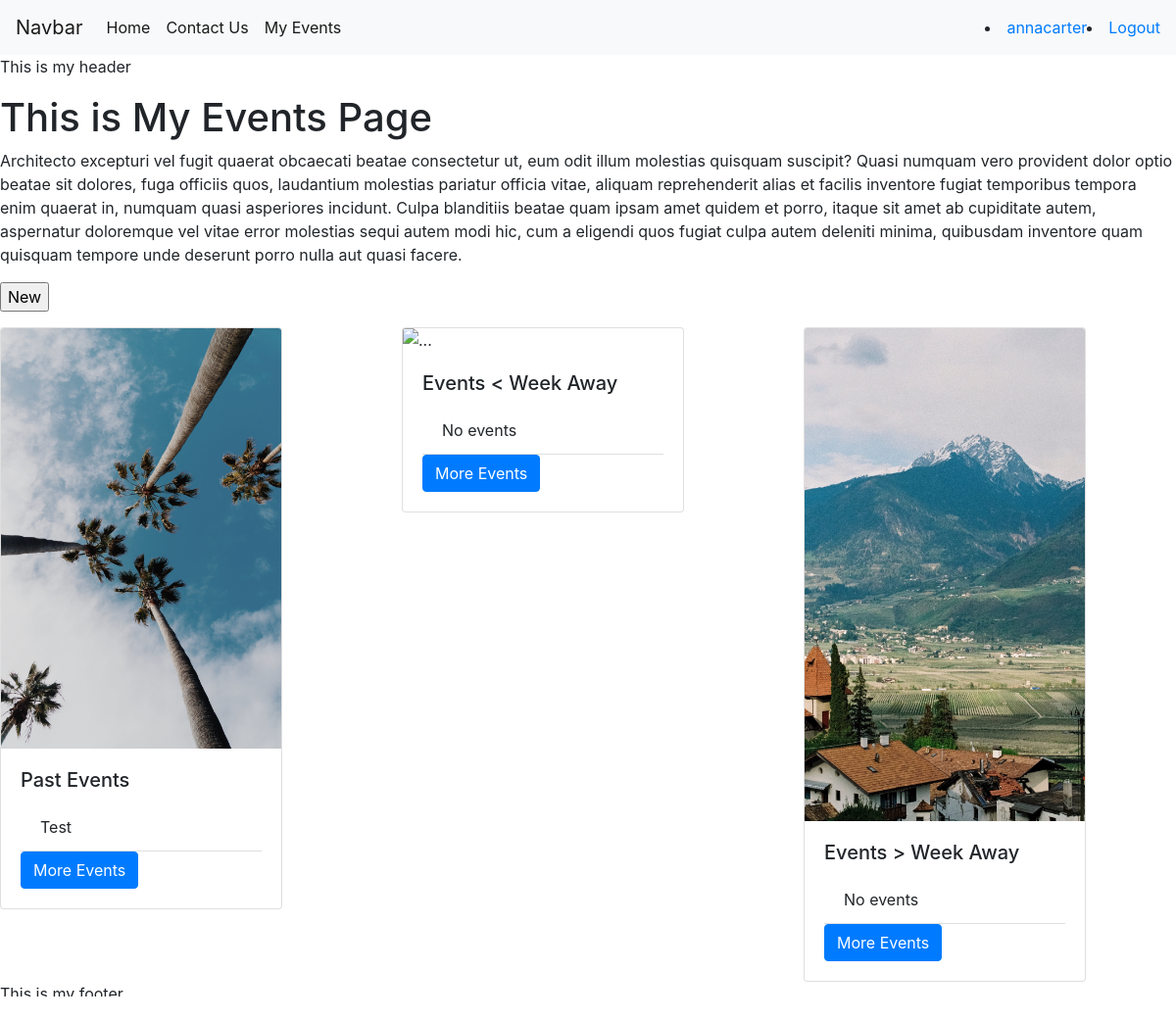
Page /events/ (signed in) on the earlier database version.
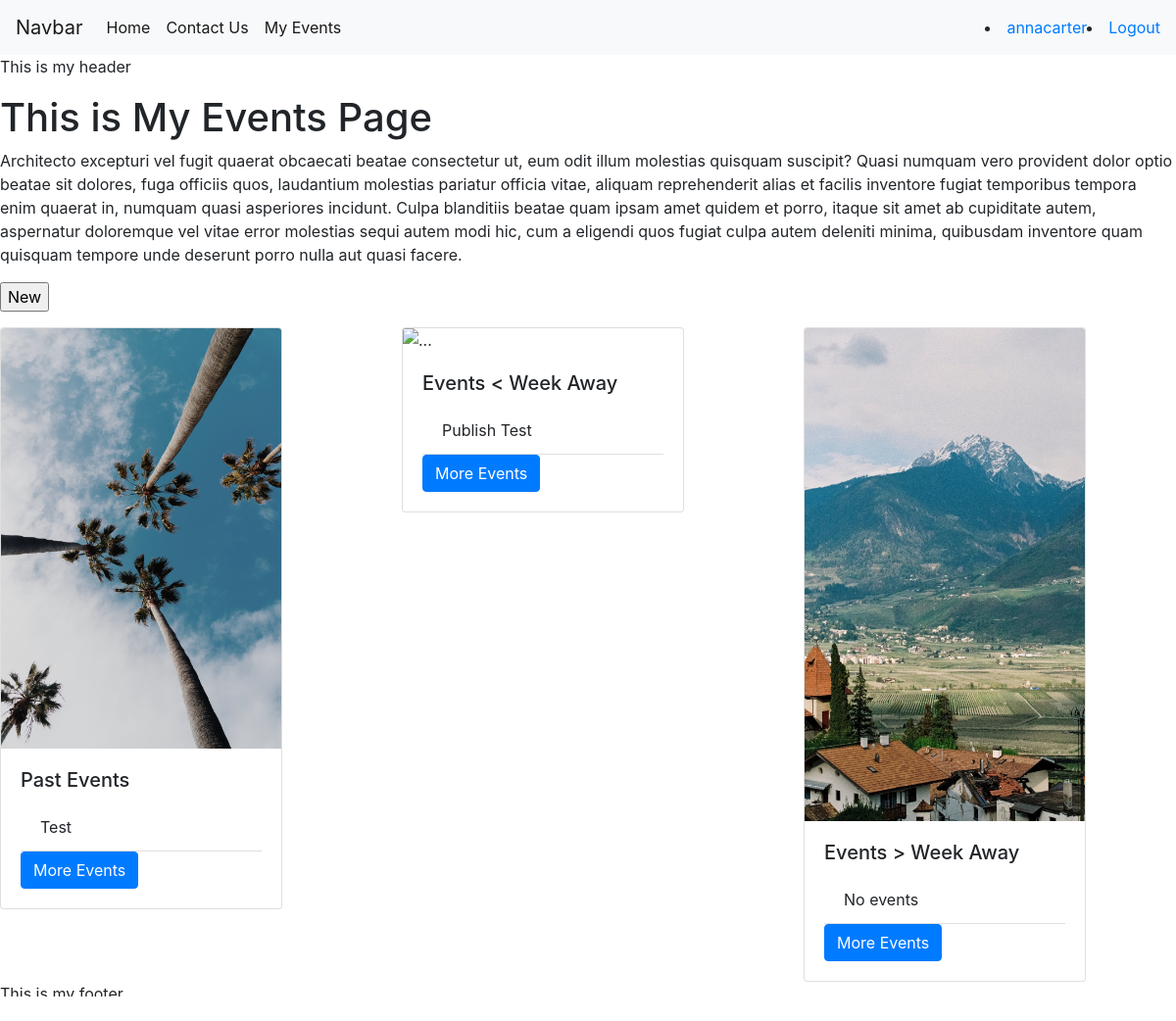
Same page on the later database version.
### events/models.py (models this page shows)
class Event(models.Model):
 title = models.CharField(blank=False, max_length = 128, unique=True)
 description = models.TextField(blank=False)
 date = models.DateField(default=date.today, blank=False, validators=[MinValueValidator(limit_value=date.today)])
 publish = models.BooleanField(default=False)
 author = models.ForeignKey(User, on_delete=models.SET_NULL, null=True, blank=True)
 def __str__(self):
    return self.title
 class Meta:
  indexes = [models.Index(fields=['title']), ]

### events/views.py (the view)
# urls.py: path('', views.events_index_view, name='events_index'),
@login_required
def events_index_view(request):
    context = {}
    if is_admin(request.user):
        context["events_past"] = Event.objects.filter(date__lt = timezone.now())
        context["events_week"] = Event.objects.filter(date__range = [timezone.now(), timezone.now()+timedelta(days=7)])
        context["events_future"] = Event.objects.filter(date__gt = timezone.now()+timedelta(days=7))
    else:
        context["events_past"] = Event.objects.filter(author=request.user, date__lt = timezone.now())
        context["events_week"] = Event.objects.filter(author=request.user, date__range = [timezone.now(), timezone.now()+timedelta(days=7)])
        context["events_future"] = Event.objects.filter(author=request.user, date__gt = timezone.now()+timedelta(days=7))
    return render(request, 'events/index.html', context)

### events/views.py (called while the page is built)
def is_admin(user):
    return user.groups.filter(name='EventsAdminUsers').exists()

### events/templates/events/index.html (shortened to what this page needs)
{% extends "base.html" %}
{% load static %}
 {% block content %}
<h1>This is My Events Page</h1>
<div>
<p>{% lorem 1 b random %}<p>
<input type="button" onclick="location.href='{% url 'events_new'%}';" value="New">
<div class="group-of-cards row row-cols-1 row-cols-md-3 g-4">
    <div class="col">
    <div class="card" style="width: 18rem;">
        <img src="{% static "images/beach1.jpg" %}" class="card-img-top" alt="...">
        <div class="card-body">
          <h5 class="card-title">Past Events</h5>
          <ul class="list-group list-group-flush">
            {% if events_past|length == 0 %}
            <li class="list-group-item">No events</li>
            {% else %}
            <li class="list-group-item">{{ events_past.0 }}</li>
            {% endif %}
          </ul>
          <a onclick="location.href='{% url 'past_events'%}';" href="#" class="btn btn-primary">More Events</a>
        </div>
    </div>
    </div>
    <div class="col">
    <div class="card" style="width: 18rem;">
        <img src="{% static "images/city.jpg" %}" class="card-img-top" alt="...">
        <div class="card-body">
          <h5 class="card-title">Events < Week Away</h5>
          <ul class="list-group list-group-flush">
            {% if events_week|length == 0 %}
            <li class="list-group-item">No events</li>
            {% else %}
            <li class="list-group-item">{{ events_week.0 }}</li>
            {% endif %}
          </ul>
          <a onclick="location.href='{% url 'thisweek_events'%}';" href="#" class="btn btn-primary">More Events</a>
        </div>
    </div>
    </div>
    <div class="col">
    <div class="card" style="width: 18rem;">
        <img src="{% static "images/country1.jpg" %}" class="card-img-top" alt="...">
        <div class="card-body">
          <h5 class="card-title">Events > Week Away</h5>
          <ul class="list-group list-group-flush">
            {% if events_future|length == 0 %}
            <li class="list-group-item">No events</li>
            {% else %}
            <li class="list-group-item">{{ events_future.0 }}</li>
            {% endif %}
          </ul>
          <a onclick="location.href='{% url 'future_events'%}';" href="#" class="btn btn-primary">More Events</a>
        </div>
    </div>
</div>
</div>
{% endblock content %}

Differences in the rows shown:
added Event: title "Publish Test"
Other differences:
text no longer shown: "No events"
